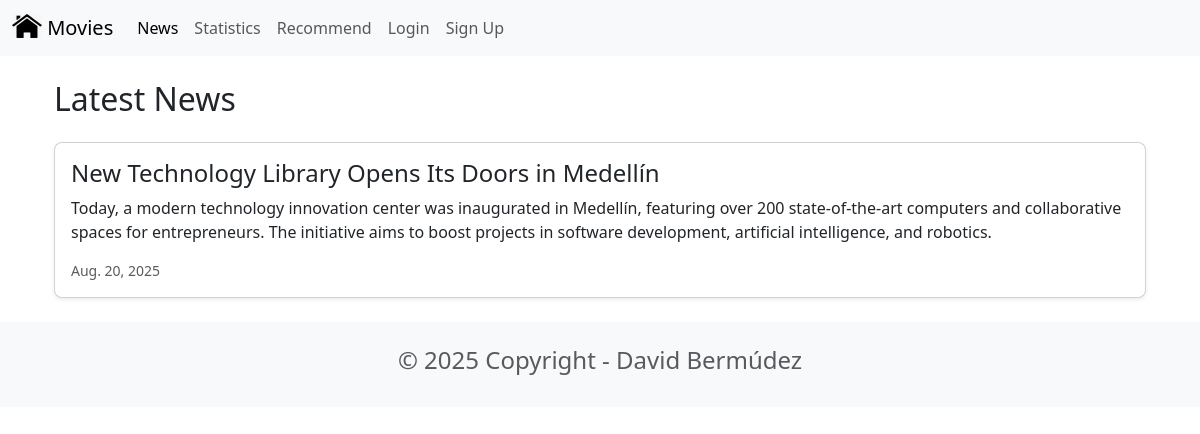
Page /news/ on the committed database.
### news/models.py (models this page shows, shortened)
class News(models.Model):
    headline = models.CharField(max_length=200)
    body = models.TextField()
    date = models.DateField()

### news/views.py (the view)
# urls.py: path('news/', include('news.urls')),
def news(request):
    newss = News.objects.all().order_by('-date')
    return render(request, 'news.html', {'newss': newss})

### news/templates/news.html
{% extends 'base.html' %}
{% block content %}
<div class="container mt-4">
    <h2 class="mb-4">Latest News</h2>
    {% for news in newss %}
    <div class="card mb-3 shadow-sm rounded-3">
        <div class="card-body">
            <h4 class="card-title">{{ news.headline }}</h4>
            <p class="card-text">{{ news.body }}</p>
            <p class="card-text">
                <small class="text-muted">{{ news.date }}</small>
            </p>
        </div>
    </div>
    {% empty %}
    <p class="text-muted">No news available at the moment.</p>
    {% endfor %}
</div>
{% endblock content %}

### rows in the picture
News: headline "New Technology Library Opens Its Doors in Medellín", body "Today, a modern technology innovation center was inaugurated in Medellín, featuring over 200 state-of-the-art computers and collaborative spaces for entrepreneurs. The initiative aims to boost projects in software development, artificial intelligence, and robotics.", date "Aug. 20, 2025"
